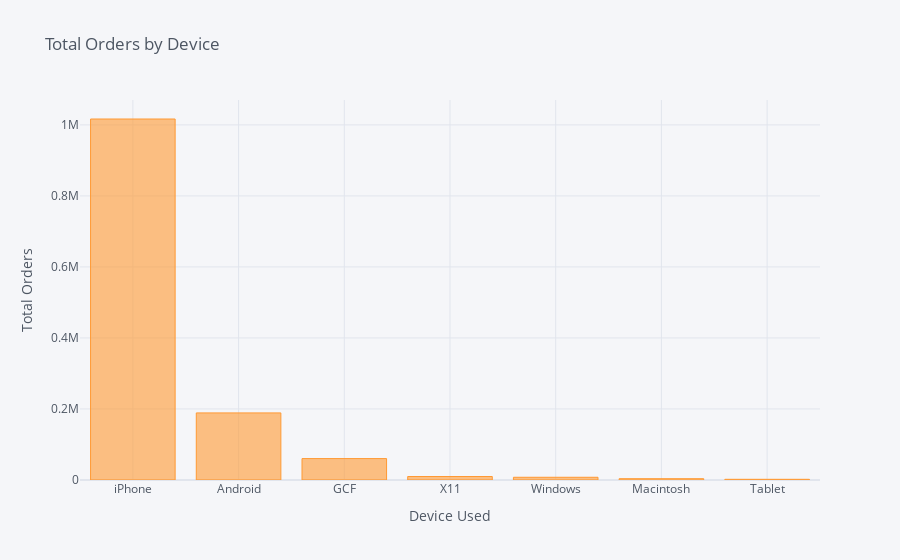

The code cell stored with this chart in its notebook:
### Code cell
order_per_device.groupby('variable').sum().sort_values(by='value', ascending=False).iplot(kind='bar', title='Total Orders by Device', xTitle='Device Used', yTitle='Total Orders')

### Figure 1 — Plotly figure (JSON) as saved in the notebook; plotly's stock layout.template omitted (floating-point values rounded to 4 significant figures)
{"data": [{"marker": {"color": "rgba(255, 153, 51, 0.6)", "line": {"color": "rgba(255, 153, 51, 1.0)", "width": 1}}, "name": "value", "orientation": "v", "text": "", "type": "bar", "x": ["iPhone", "Android", "GCF", "X11", "Windows", "Macintosh", "Tablet"], "y": [1016674, 188930, 60298, 9858, 7702, 3664, 1970]}], "layout": {"legend": {"bgcolor": "#F5F6F9", "font": {"color": "#4D5663"}}, "paper_bgcolor": "#F5F6F9", "plot_bgcolor": "#F5F6F9", "title": {"font": {"color": "#4D5663"}, "text": "Total Orders by Device"}, "xaxis": {"gridcolor": "#E1E5ED", "showgrid": true, "tickfont": {"color": "#4D5663"}, "title": {"font": {"color": "#4D5663"}, "text": "Device Used"}, "zerolinecolor": "#E1E5ED"}, "yaxis": {"gridcolor": "#E1E5ED", "showgrid": true, "tickfont": {"color": "#4D5663"}, "title": {"font": {"color": "#4D5663"}, "text": "Total Orders"}, "zerolinecolor": "#E1E5ED"}}}
